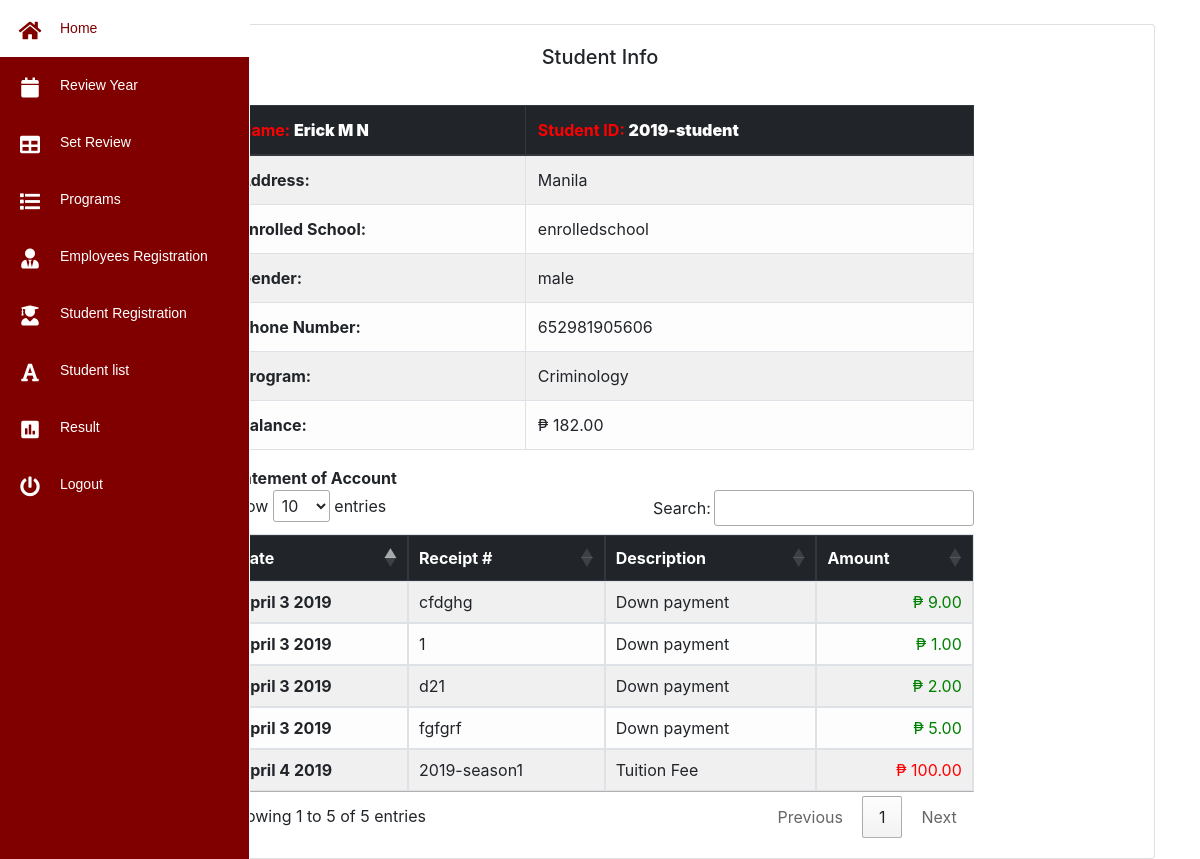
Screenshot of /admin/studentinfo.php?id=2019-student (signed in) with the database file from the repository.
### tables this page shows
CREATE TABLE `studenttbl` (
  `stud_id` int(11) NOT NULL,
  `student_number` varchar(255) NOT NULL,
  `FirstName` varchar(255) NOT NULL,
  `MiddleName` varchar(255) NOT NULL,
  `LastName` varchar(255) NOT NULL,
  `Address` varchar(255) NOT NULL,
  `EnrolledSchool` varchar(255) NOT NULL,
  `Program` varchar(225) NOT NULL,
  `Gender` varchar(255) NOT NULL,
  `TelPhone` varchar(255) NOT NULL,
  `Password` varchar(255) NOT NULL,
  `balance` decimal(10,2) NOT NULL
);

CREATE TABLE `enrolltbl` (
  `enroll_id` int(11) NOT NULL,
  `enroll_date` varchar(255) NOT NULL,
  `datee` date NOT NULL,
  `student_number` varchar(255) NOT NULL,
  `program` varchar(225) NOT NULL,
  `block_id` varchar(255) NOT NULL,
  `tuition` decimal(10,2) NOT NULL
);

CREATE TABLE `transactiontbl` (
  `trans_id` int(11) NOT NULL,
  `stud_id` varchar(225) NOT NULL,
  `description` varchar(255) NOT NULL,
  `receipt` varchar(225) NOT NULL,
  `amount` decimal(10,2) NOT NULL,
  `trans_date` date NOT NULL
);

### admin/studentinfo.php (the view, shortened to what this page needs)
<!DOCTYPE html>
<html>
<head>
</head>
<body>
  <?php
  include ("php/nav.php");
  if ($_GET) {
    $id = $_GET['id'];
$q1 ="select concat(`FirstName`,' ',`MiddleName`,' ',`LastName`) as 'Name' from studenttbl where student_number	='$id'";
$r1 = mysqli_query($conn,$q1);
$d1 =$r1->fetch_assoc();
$q2 ="select * from studenttbl where student_number ='$id'";
$r2 = mysqli_query($conn,$q2);
$d2 =$r2->fetch_assoc();
}
  ?>
 <link rel="stylesheet" type="text/css" href="https://cdn.datatables.net/1.10.19/css/jquery.dataTables.css">
<div class="container">
  	<br>
<div class="card-deck" >
  <div class="card">
    <div class="card-body">
     <center> <h5 class="card-title">Student Info</h5></center><br>
 <div class=" table-sorting table-responsive-sm mx-auto " style="width:70%">
                   <table class="table table-striped table-bordered table-light">
                    <thead class="thead-dark">
    <tr>
      <th scope="col"  style="width:40%"><span style="color:red">Name:</span> <b><?php echo $d1['Name'];?></b></th>
      <th scope="col"><span style="color:red">Student ID:</span> <b> <?php echo $d2["student_number"]; ?></b></th>
    </tr>
  </thead>
  <tbody>
    <tr>
      <th scope="row">Address: </th>
      <td><?php echo $d2["Address"]; ?></td>
    </tr>
    <tr>
      <th scope="row">Enrolled School: </th>
      <td> <?php echo $d2["EnrolledSchool"]; ?></td>
    </tr>
    <tr>
      <th scope="row">Gender:</th>
      <td><?php echo $d2["Gender"]; ?></td>
    </tr>
     <tr>
      <th scope="row">Phone Number: </th>
      <td><?php echo $d2["TelPhone"]; ?></td>
    </tr>
     <tr>
      <th scope="row">Program:</th>
      <td><?php echo $d2["Program"]; ?></td>
    </tr>
    <tr>
      <th scope="row">Balance:</th>
      <td>₱ <?php echo $d2["balance"]; ?></td>
    </tr>
  </tbody>
</table>
</div>
 <div class=" table-sorting table-responsive-sm mx-auto " style="width:70%">
  <b>Statement of Account</b>
                   <table class="table table-striped table-bordered table-light"  id="tSortable22">
                    <thead class="thead-dark">
    <tr>
      <th >Date<b></b></th>
      <th> Receipt #</b></th>
      <th> Description</b></th>
      <th>Amount</b></th>
    </tr>
  </thead>
  <tbody>
  <tr>
<?php
$query1= "SELECT * FROM enrolltbl WHERE student_number='$id'";
$result1= mysqli_query($conn,$query1);
while($row1 = mysqli_fetch_array($result1)){
?>
      <th><?php echo date('F j Y',strtotime( $row1["datee"]));?></th>
      <td><?php echo $row1["enroll_date"];?></td>
      <td>Tuition Fee</td>
      <td align="right" style="color:red">₱ <?php echo $row1["tuition"]; ?></td>
    </tr>
<?php
}
?>
    <tr>
<?php
$query= "SELECT * FROM transactiontbl WHERE stud_id='$id'";
$result= mysqli_query($conn,$query);
while($row = mysqli_fetch_array($result)){
?>
      <th><?php echo date('F j Y',strtotime( $row["trans_date"]));?></th>
      <td><?php echo $row["receipt"]; ?></td>
      <td><?php echo $row["description"]; ?></td>
      <td align="right" style="color:green">₱ <?php echo $row["amount"]; ?></td>
    </tr>
<?php
}
?>
  </tbody>
</table>
</body>
</html>

### admin/admin_sidemenu.css (style rules this page uses)
.body, html { height: 100% }

### rows the page displays
studenttbl: student_number "2019-student", Address "Manila", EnrolledSchool "enrolledschool", Gender "male", TelPhone "652981905606", Program "Criminology", balance "182.00"
enrolltbl: datee "April 4 2019", enroll_date "2019-season1", tuition "100.00"
transactiontbl: trans_date "April 3 2019", receipt "cfdghg", description "Down payment", amount "9.00"
transactiontbl: trans_date "April 3 2019", receipt "1", description "Down payment", amount "1.00"
transactiontbl: trans_date "April 3 2019", receipt "d21", description "Down payment", amount "2.00"
transactiontbl: trans_date "April 3 2019", receipt "fgfgrf", description "Down payment", amount "5.00"

### other values shown
$d1['Name'] "Erick M N"
